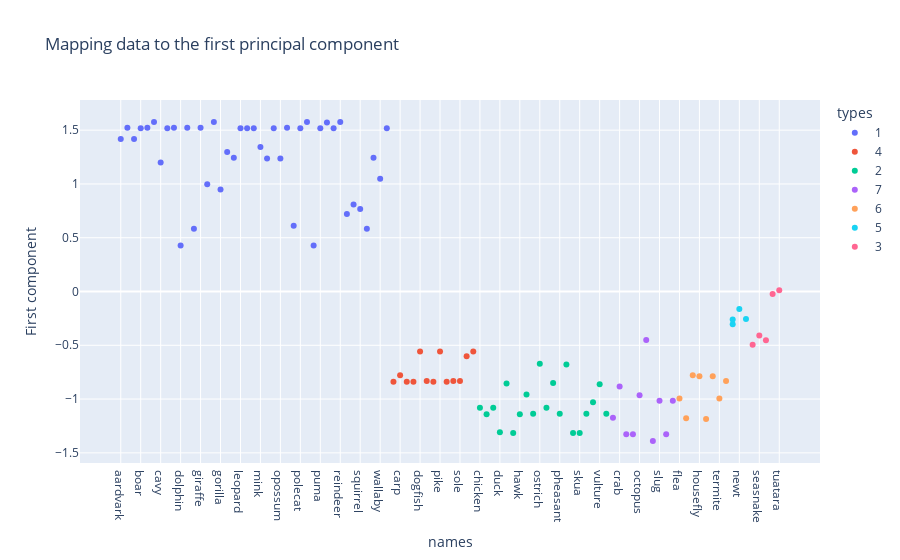

The cell this chart's notebook holds for it:
### Code cell
d = {"names":df["name"], "types":df["type"], "First component":Y.ravel()}
dff = pd.DataFrame(d)
fig = ex.scatter(dff, x="names", y="First component", color="types", title="Mapping data to the first principal component")
fig.show()

### Figure 1 — Plotly figure (JSON) as saved in the notebook; plotly's stock layout.template omitted (floating-point values rounded to 4 significant figures)
{"data": [{"hovertemplate": "types=1<br>names=%{x}<br>First component=%{y}<extra></extra>", "legendgroup": "1", "marker": {"color": "#636efa", "symbol": "circle"}, "mode": "markers", "name": "1", "orientation": "v", "showlegend": true, "type": "scatter", "x": ["aardvark", "antelope", "bear", "boar", "buffalo", "calf", "cavy", "cheetah", "deer", "dolphin", "elephant", "fruitbat", "giraffe", "girl", "goat", "gorilla", "hamster", "hare", "leopard", "lion", "lynx", "mink", "mole", "mongoose", "opossum", "oryx", "platypus", "polecat", "pony", "porpoise", "puma", "pussycat", "raccoon", "reindeer", "seal", "sealion", "squirrel", "vampire", "vole", "wallaby", "wolf"], "xaxis": "x", "y": [1.418, 1.523, 1.418, 1.517, 1.523, 1.577, 1.198, 1.517, 1.523, 0.4285, 1.523, 0.5842, 1.523, 0.9961, 1.577, 0.9486, 1.297, 1.243, 1.517, 1.517, 1.517, 1.343, 1.237, 1.517, 1.237, 1.523, 0.612, 1.517, 1.577, 0.4285, 1.517, 1.57, 1.517, 1.577, 0.7202, 0.8079, 0.7681, 0.5842, 1.243, 1.048, 1.517], "yaxis": "y"}, {"hovertemplate": "types=4<br>names=%{x}<br>First component=%{y}<extra></extra>", "legendgroup": "4", "marker": {"color": "#EF553B", "symbol": "circle"}, "mode": "markers", "name": "4", "orientation": "v", "showlegend": true, "type": "scatter", "x": ["bass", "carp", "catfish", "chub", "dogfish", "haddock", "herring", "pike", "piranha", "seahorse", "sole", "stingray", "tuna"], "xaxis": "x", "y": [-0.8383, -0.7782, -0.8383, -0.8383, -0.5587, -0.832, -0.8383, -0.5587, -0.8383, -0.832, -0.832, -0.6018, -0.5587], "yaxis": "y"}, {"hovertemplate": "types=2<br>names=%{x}<br>First component=%{y}<extra></extra>", "legendgroup": "2", "marker": {"color": "#00cc96", "symbol": "circle"}, "mode": "markers", "name": "2", "orientation": "v", "showlegend": true, "type": "scatter", "x": ["chicken", "crow", "dove", "duck", "flamingo", "gull", "hawk", "kiwi", "lark", "ostrich", "parakeet", "penguin", "pheasant", "rhea", "skimmer", "skua", "sparrow", "swan", "vulture", "wren"], "xaxis": "x", "y": [-1.082, -1.142, -1.082, -1.309, -0.856, -1.315, -1.142, -0.9579, -1.136, -0.6721, -1.082, -0.8516, -1.136, -0.6784, -1.315, -1.315, -1.136, -1.029, -0.8623, -1.136], "yaxis": "y"}, {"hovertemplate": "types=7<br>names=%{x}<br>First component=%{y}<extra></extra>", "legendgroup": "7", "marker": {"color": "#ab63fa", "symbol": "circle"}, "mode": "markers", "name": "7", "orientation": "v", "showlegend": true, "type": "scatter", "x": ["clam", "crab", "crayfish", "lobster", "octopus", "scorpion", "seawasp", "slug", "starfish", "worm"], "xaxis": "x", "y": [-1.174, -0.8835, -1.326, -1.326, -0.964, -0.451, -1.391, -1.016, -1.326, -1.016], "yaxis": "y"}, {"hovertemplate": "types=6<br>names=%{x}<br>First component=%{y}<extra></extra>", "legendgroup": "6", "marker": {"color": "#FFA15A", "symbol": "circle"}, "mode": "markers", "name": "6", "orientation": "v", "showlegend": true, "type": "scatter", "x": ["flea", "gnat", "honeybee", "housefly", "ladybird", "moth", "termite", "wasp"], "xaxis": "x", "y": [-0.995, -1.179, -0.7775, -0.7882, -1.185, -0.7882, -0.995, -0.8313], "yaxis": "y"}, {"hovertemplate": "types=5<br>names=%{x}<br>First component=%{y}<extra></extra>", "legendgroup": "5", "marker": {"color": "#19d3f3", "symbol": "circle"}, "mode": "markers", "name": "5", "orientation": "v", "showlegend": true, "type": "scatter", "x": ["frog", "frog", "newt", "toad"], "xaxis": "x", "y": [-0.261, -0.3041, -0.162, -0.2547], "yaxis": "y"}, {"hovertemplate": "types=3<br>names=%{x}<br>First component=%{y}<extra></extra>", "legendgroup": "3", "marker": {"color": "#FF6692", "symbol": "circle"}, "mode": "markers", "name": "3", "orientation": "v", "showlegend": true, "type": "scatter", "x": ["pitviper", "seasnake", "slowworm", "tortoise", "tuatara"], "xaxis": "x", "y": [-0.4961, -0.4094, -0.453, -0.02291, 0.01112], "yaxis": "y"}], "layout": {"legend": {"title": {"text": "types"}, "tracegroupgap": 0}, "title": {"text": "Mapping data to the first principal component"}, "xaxis": {"anchor": "y", "domain": [0, 1], "title": {"text": "names"}}, "yaxis": {"anchor": "x", "domain": [0, 1], "title": {"text": "First component"}}}}
